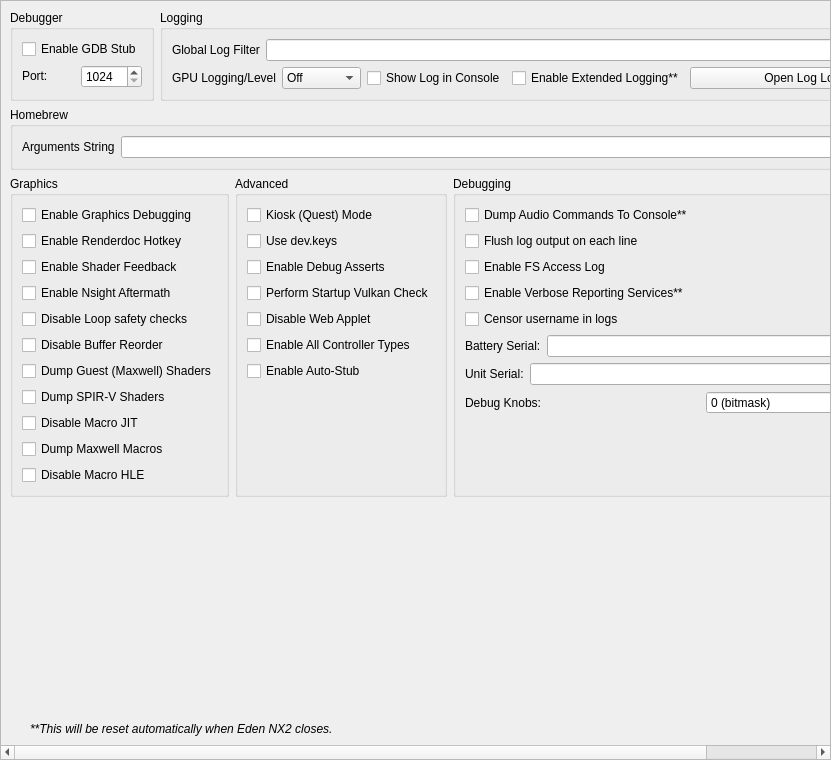
<?xml version="1.0" encoding="UTF-8"?>
<ui version="4.0">
 <class>ConfigureDebug</class>
 <widget class="QScrollArea" name="ConfigureDebug">
  <property name="geometry">
   <rect>
    <x>0</x>
    <y>0</y>
    <width>831</width>
    <height>760</height>
   </rect>
  </property>
  <property name="widgetResizable">
   <bool>true</bool>
  </property>
  <widget class="QWidget" name="widget">
   <property name="geometry">
    <rect>
     <x>0</x>
     <y>0</y>
     <width>829</width>
     <height>758</height>
    </rect>
   </property>
   <layout class="QVBoxLayout" name="verticalLayout_1">
    <item>
     <layout class="QHBoxLayout" name="horizontalLayout">
      <property name="topMargin">
       <number>0</number>
      </property>
      <item>
       <widget class="QGroupBox" name="groupBox">
        <property name="sizePolicy">
         <sizepolicy hsizetype="Preferred" vsizetype="Preferred">
          <horstretch>0</horstretch>
          <verstretch>0</verstretch>
         </sizepolicy>
        </property>
        <property name="title">
         <string>Debugger</string>
        </property>
        <property name="alignment">
         <set>Qt::AlignmentFlag::AlignLeading|Qt::AlignmentFlag::AlignLeft|Qt::AlignmentFlag::AlignTop</set>
        </property>
        <property name="flat">
         <bool>false</bool>
        </property>
        <property name="checkable">
         <bool>false</bool>
        </property>
        <layout class="QVBoxLayout" name="verticalLayout_3">
         <item>
          <widget class="QWidget" name="debug_widget" native="true">
           <property name="sizePolicy">
            <sizepolicy hsizetype="Preferred" vsizetype="Maximum">
             <horstretch>0</horstretch>
             <verstretch>0</verstretch>
            </sizepolicy>
           </property>
           <layout class="QVBoxLayout" name="verticalLayout">
            <property name="sizeConstraint">
             <enum>QLayout::SizeConstraint::SetDefaultConstraint</enum>
            </property>
            <property name="leftMargin">
             <number>0</number>
            </property>
            <property name="topMargin">
             <number>0</number>
            </property>
            <property name="rightMargin">
             <number>0</number>
            </property>
            <property name="bottomMargin">
             <number>0</number>
            </property>
            <item>
             <widget class="QCheckBox" name="toggle_gdbstub">
              <property name="sizePolicy">
               <sizepolicy hsizetype="Maximum" vsizetype="Maximum">
                <horstretch>0</horstretch>
                <verstretch>0</verstretch>
               </sizepolicy>
              </property>
              <property name="text">
               <string>Enable GDB Stub</string>
              </property>
             </widget>
            </item>
            <item>
             <widget class="QWidget" name="horizontalWidget_3" native="true">
              <property name="sizePolicy">
               <sizepolicy hsizetype="Preferred" vsizetype="Maximum">
                <horstretch>0</horstretch>
                <verstretch>0</verstretch>
               </sizepolicy>
              </property>
              <layout class="QHBoxLayout" name="horizontalLayout_3">
               <property name="leftMargin">
                <number>0</number>
               </property>
               <property name="topMargin">
                <number>0</number>
               </property>
               <property name="rightMargin">
                <number>0</number>
               </property>
               <property name="bottomMargin">
                <number>0</number>
               </property>
               <item>
                <widget class="QLabel" name="label_11">
                 <property name="sizePolicy">
                  <sizepolicy hsizetype="Minimum" vsizetype="Maximum">
                   <horstretch>0</horstretch>
                   <verstretch>0</verstretch>
                  </sizepolicy>
                 </property>
                 <property name="text">
                  <string>Port:</string>
                 </property>
                </widget>
               </item>
               <item>
                <widget class="QSpinBox" name="gdbport_spinbox">
                 <property name="sizePolicy">
                  <sizepolicy hsizetype="Preferred" vsizetype="Maximum">
                   <horstretch>0</horstretch>
                   <verstretch>0</verstretch>
                  </sizepolicy>
                 </property>
                 <property name="minimum">
                  <number>1024</number>
                 </property>
                 <property name="maximum">
                  <number>65535</number>
                 </property>
                </widget>
               </item>
              </layout>
             </widget>
            </item>
           </layout>
          </widget>
         </item>
        </layout>
       </widget>
      </item>
      <item>
       <widget class="QGroupBox" name="groupBox_2">
        <property name="sizePolicy">
         <sizepolicy hsizetype="Expanding" vsizetype="Preferred">
          <horstretch>0</horstretch>
          <verstretch>0</verstretch>
         </sizepolicy>
        </property>
        <property name="title">
         <string>Logging</string>
        </property>
        <layout class="QGridLayout" name="gridLayout_1">
         <item row="0" column="0" colspan="4">
          <widget class="QWidget" name="logging_widget" native="true">
           <property name="sizePolicy">
            <sizepolicy hsizetype="Preferred" vsizetype="Maximum">
             <horstretch>0</horstretch>
             <verstretch>0</verstretch>
            </sizepolicy>
           </property>
           <layout class="QHBoxLayout" name="horizontalLayout_1">
            <property name="leftMargin">
             <number>0</number>
            </property>
            <property name="topMargin">
             <number>0</number>
            </property>
            <property name="rightMargin">
             <number>0</number>
            </property>
            <property name="bottomMargin">
             <number>0</number>
            </property>
            <item>
             <widget class="QLabel" name="label_1">
              <property name="sizePolicy">
               <sizepolicy hsizetype="Preferred" vsizetype="Preferred">
                <horstretch>0</horstretch>
                <verstretch>0</verstretch>
               </sizepolicy>
              </property>
              <property name="text">
               <string>Global Log Filter</string>
              </property>
             </widget>
            </item>
            <item>
             <widget class="QLineEdit" name="log_filter_edit"/>
            </item>
           </layout>
          </widget>
         </item>
         <item row="1" column="0">
          <widget class="QWidget" name="gpu_log_level_widget" native="true">
           <property name="sizePolicy">
            <sizepolicy hsizetype="Preferred" vsizetype="Maximum">
             <horstretch>0</horstretch>
             <verstretch>0</verstretch>
            </sizepolicy>
           </property>
           <layout class="QHBoxLayout" name="gpu_log_level_layout">
            <property name="leftMargin">
             <number>0</number>
            </property>
            <property name="topMargin">
             <number>0</number>
            </property>
            <property name="rightMargin">
             <number>0</number>
            </property>
            <property name="bottomMargin">
             <number>0</number>
            </property>
            <item>
             <widget class="QLabel" name="gpu_log_level_label">
              <property name="text">
               <string>GPU Logging/Level</string>
              </property>
             </widget>
            </item>
            <item>
             <widget class="QComboBox" name="gpu_log_level">
              <property name="toolTip">
               <string>Detail level for GPU logs. Off disables logging entirely.</string>
              </property>
              <item>
               <property name="text">
                <string>Off</string>
               </property>
              </item>
              <item>
               <property name="text">
                <string>Errors</string>
               </property>
              </item>
              <item>
               <property name="text">
                <string>Standard</string>
               </property>
              </item>
              <item>
               <property name="text">
                <string>Verbose</string>
               </property>
              </item>
              <item>
               <property name="text">
                <string>All</string>
               </property>
              </item>
             </widget>
            </item>
           </layout>
          </widget>
         </item>
         <item row="1" column="1">
          <widget class="QCheckBox" name="toggle_console">
           <property name="text">
            <string>Show Log in Console</string>
           </property>
          </widget>
         </item>
         <item row="1" column="2">
          <widget class="QCheckBox" name="extended_logging">
           <property name="enabled">
            <bool>true</bool>
           </property>
           <property name="toolTip">
            <string>When checked, the max size of the log increases from 100 MB to 1 GB</string>
           </property>
           <property name="text">
            <string>Enable Extended Logging**</string>
           </property>
          </widget>
         </item>
         <item row="1" column="3">
          <widget class="QPushButton" name="open_log_button">
           <property name="sizePolicy">
            <sizepolicy hsizetype="Expanding" vsizetype="Maximum">
             <horstretch>1</horstretch>
             <verstretch>0</verstretch>
            </sizepolicy>
           </property>
           <property name="minimumSize">
            <size>
             <width>250</width>
             <height>0</height>
            </size>
           </property>
           <property name="text">
            <string>Open Log Location</string>
           </property>
          </widget>
         </item>
        </layout>
       </widget>
      </item>
     </layout>
    </item>
    <item>
     <widget class="QGroupBox" name="groupBox_3">
      <property name="title">
       <string>Homebrew</string>
      </property>
      <layout class="QVBoxLayout" name="verticalLayout_5">
       <item>
        <layout class="QHBoxLayout" name="horizontalLayout_4">
         <item>
          <widget class="QLabel" name="label_3">
           <property name="text">
            <string>Arguments String</string>
           </property>
          </widget>
         </item>
         <item>
          <widget class="QLineEdit" name="homebrew_args_edit"/>
         </item>
        </layout>
       </item>
      </layout>
     </widget>
    </item>
    <item>
     <layout class="QHBoxLayout" name="horizontalLayout_2">
      <item>
       <widget class="QGroupBox" name="groupBox_4">
        <property name="title">
         <string>Graphics</string>
        </property>
        <layout class="QGridLayout" name="gridLayout_2">
         <item row="4" column="0">
          <widget class="QCheckBox" name="disable_loop_safety_checks">
           <property name="toolTip">
            <string>When checked, it executes shaders without loop logic changes</string>
           </property>
           <property name="text">
            <string>Disable Loop safety checks</string>
           </property>
          </widget>
         </item>
         <item row="9" column="0">
          <widget class="QCheckBox" name="dump_macros">
           <property name="enabled">
            <bool>true</bool>
           </property>
           <property name="toolTip">
            <string>When checked, it will dump all the macro programs of the GPU</string>
           </property>
           <property name="text">
            <string>Dump Maxwell Macros</string>
           </property>
          </widget>
         </item>
         <item row="3" column="0">
          <widget class="QCheckBox" name="enable_nsight_aftermath">
           <property name="toolTip">
            <string>When checked, it enables Nsight Aftermath crash dumps</string>
           </property>
           <property name="text">
            <string>Enable Nsight Aftermath</string>
           </property>
          </widget>
         </item>
         <item row="6" column="0">
          <widget class="QCheckBox" name="dump_guest_shaders">
           <property name="enabled">
            <bool>true</bool>
           </property>
           <property name="toolTip">
            <string>When checked, it will dump original Maxwell guest shader bytecode (the input to the recompiler) as .ash files under DumpDir/shaders/. Useful for inspection with nvdisasm.</string>
           </property>
           <property name="text">
            <string>Dump Guest (Maxwell) Shaders</string>
           </property>
          </widget>
         </item>
         <item row="1" column="0">
          <widget class="QCheckBox" name="enable_renderdoc_hotkey">
           <property name="text">
            <string>Enable Renderdoc Hotkey</string>
           </property>
          </widget>
         </item>
         <item row="8" column="0">
          <widget class="QCheckBox" name="disable_macro_jit">
           <property name="enabled">
            <bool>true</bool>
           </property>
           <property name="toolTip">
            <string>When checked, it disables the macro Just In Time compiler. Enabling this makes games run slower</string>
           </property>
           <property name="text">
            <string>Disable Macro JIT</string>
           </property>
          </widget>
         </item>
         <item row="10" column="0">
          <widget class="QCheckBox" name="disable_macro_hle">
           <property name="enabled">
            <bool>true</bool>
           </property>
           <property name="toolTip">
            <string>When checked, it disables the macro HLE functions. Enabling this makes games run slower</string>
           </property>
           <property name="text">
            <string>Disable Macro HLE</string>
           </property>
          </widget>
         </item>
         <item row="0" column="0">
          <widget class="QCheckBox" name="enable_graphics_debugging">
           <property name="enabled">
            <bool>true</bool>
           </property>
           <property name="toolTip">
            <string>When checked, the graphics API enters a slower debugging mode</string>
           </property>
           <property name="text">
            <string>Enable Graphics Debugging</string>
           </property>
          </widget>
         </item>
         <item row="11" column="0">
          <spacer name="verticalSpacer_5">
           <property name="orientation">
            <enum>Qt::Orientation::Vertical</enum>
           </property>
           <property name="sizeType">
            <enum>QSizePolicy::Policy::Preferred</enum>
           </property>
           <property name="sizeHint" stdset="0">
            <size>
             <width>20</width>
             <height>0</height>
            </size>
           </property>
          </spacer>
         </item>
         <item row="2" column="0">
          <widget class="QCheckBox" name="enable_shader_feedback">
           <property name="toolTip">
            <string>When checked, yuzu will log statistics about the compiled pipeline cache</string>
           </property>
           <property name="text">
            <string>Enable Shader Feedback</string>
           </property>
          </widget>
         </item>
         <item row="5" column="0">
          <widget class="QCheckBox" name="disable_buffer_reorder">
           <property name="toolTip">
            <string>&lt;html&gt;&lt;head/&gt;&lt;body&gt;&lt;p&gt;When checked, disables reordering of mapped memory uploads which allows to associate uploads with specific draws. May reduce performance in some cases.&lt;/p&gt;&lt;/body&gt;&lt;/html&gt;</string>
           </property>
           <property name="text">
            <string>Disable Buffer Reorder</string>
           </property>
          </widget>
         </item>
         <item row="7" column="0">
          <widget class="QCheckBox" name="gpu_log_shader_dumps">
           <property name="toolTip">
            <string>When checked, it will dump the recompiler's output SPIR-V binaries (.spv) under LogDir/shaders/. Inspect via SPIRV-Tools (spirv-dis / spirv-cross / spirv-val) or RenderDoc.</string>
           </property>
           <property name="text">
            <string>Dump SPIR-V Shaders</string>
           </property>
          </widget>
         </item>
        </layout>
       </widget>
      </item>
      <item>
       <widget class="QGroupBox" name="groupBox_6">
        <property name="title">
         <string>Advanced</string>
        </property>
        <layout class="QGridLayout" name="gridLayout_4">
         <item row="3" column="0">
          <widget class="QCheckBox" name="perform_vulkan_check">
           <property name="toolTip">
            <string>Enables yuzu to check for a working Vulkan environment when the program starts up. Disable this if this is causing issues with external programs seeing yuzu.</string>
           </property>
           <property name="text">
            <string>Perform Startup Vulkan Check</string>
           </property>
          </widget>
         </item>
         <item row="4" column="0">
          <widget class="QCheckBox" name="disable_web_applet">
           <property name="text">
            <string>Disable Web Applet</string>
           </property>
          </widget>
         </item>
         <item row="5" column="0">
          <widget class="QCheckBox" name="enable_all_controllers">
           <property name="text">
            <string>Enable All Controller Types</string>
           </property>
          </widget>
         </item>
         <item row="6" column="0">
          <widget class="QCheckBox" name="use_auto_stub">
           <property name="text">
            <string>Enable Auto-Stub</string>
           </property>
          </widget>
         </item>
         <item row="0" column="0">
          <widget class="QCheckBox" name="quest_flag">
           <property name="text">
            <string>Kiosk (Quest) Mode</string>
           </property>
          </widget>
         </item>
         <item row="1" column="0">
          <widget class="QCheckBox" name="use_dev_keys">
           <property name="text">
            <string>Use dev.keys</string>
           </property>
          </widget>
         </item>
         <item row="2" column="0">
          <widget class="QCheckBox" name="use_debug_asserts">
           <property name="text">
            <string>Enable Debug Asserts</string>
           </property>
          </widget>
         </item>
         <item row="7" column="0">
          <spacer name="verticalSpacer_4">
           <property name="orientation">
            <enum>Qt::Orientation::Vertical</enum>
           </property>
           <property name="sizeType">
            <enum>QSizePolicy::Policy::Expanding</enum>
           </property>
           <property name="sizeHint" stdset="0">
            <size>
             <width>20</width>
             <height>0</height>
            </size>
           </property>
          </spacer>
         </item>
        </layout>
       </widget>
      </item>
      <item>
       <widget class="QGroupBox" name="groupBox_5">
        <property name="title">
         <string>Debugging</string>
        </property>
        <layout class="QGridLayout" name="gridLayout_3">
         <item row="6" column="0">
          <widget class="QWidget" name="serial_battery_widget" native="true">
           <property name="sizePolicy">
            <sizepolicy hsizetype="Preferred" vsizetype="Maximum">
             <horstretch>0</horstretch>
             <verstretch>0</verstretch>
            </sizepolicy>
           </property>
           <layout class="QHBoxLayout" name="horizontalLayout_11">
            <property name="leftMargin">
             <number>0</number>
            </property>
            <property name="topMargin">
             <number>0</number>
            </property>
            <property name="rightMargin">
             <number>0</number>
            </property>
            <property name="bottomMargin">
             <number>0</number>
            </property>
            <item>
             <widget class="QLabel" name="label_12">
              <property name="sizePolicy">
               <sizepolicy hsizetype="Preferred" vsizetype="Preferred">
                <horstretch>0</horstretch>
                <verstretch>0</verstretch>
               </sizepolicy>
              </property>
              <property name="text">
               <string>Battery Serial:</string>
              </property>
             </widget>
            </item>
            <item>
             <widget class="QLineEdit" name="serial_battery_edit"/>
            </item>
           </layout>
          </widget>
         </item>
         <item row="8" column="0">
          <widget class="QWidget" name="debug_knobs_widget" native="true">
           <property name="sizePolicy">
            <sizepolicy hsizetype="Preferred" vsizetype="Maximum">
             <horstretch>0</horstretch>
             <verstretch>0</verstretch>
            </sizepolicy>
           </property>
           <layout class="QHBoxLayout" name="horizontalLayout_debug_knobs">
            <property name="leftMargin">
             <number>0</number>
            </property>
            <property name="topMargin">
             <number>0</number>
            </property>
            <property name="rightMargin">
             <number>0</number>
            </property>
            <property name="bottomMargin">
             <number>0</number>
            </property>
            <item>
             <widget class="QLabel" name="label_debug_knobs">
              <property name="sizePolicy">
               <sizepolicy hsizetype="Preferred" vsizetype="Preferred">
                <horstretch>0</horstretch>
                <verstretch>0</verstretch>
               </sizepolicy>
              </property>
              <property name="text">
               <string>Debug Knobs:</string>
              </property>
             </widget>
            </item>
            <item>
             <widget class="QSpinBox" name="debug_knobs_spinbox">
              <property name="minimum">
               <number>0</number>
              </property>
              <property name="maximum">
               <number>65535</number>
              </property>
              <property name="toolTip">
               <string>Bitmask for quick development toggles</string>
              </property>
              <property name="statusTip">
               <string>Set debug knobs (bitmask)</string>
              </property>
              <property name="whatsThis">
               <string>16-bit debug knob set for quick development toggles</string>
              </property>
              <property name="suffix">
               <string> (bitmask)</string>
              </property>
             </widget>
            </item>
           </layout>
          </widget>
         </item>
         <item row="7" column="0">
          <widget class="QWidget" name="serial_board_widget" native="true">
           <property name="sizePolicy">
            <sizepolicy hsizetype="Preferred" vsizetype="Maximum">
             <horstretch>0</horstretch>
             <verstretch>0</verstretch>
            </sizepolicy>
           </property>
           <layout class="QHBoxLayout" name="horizontalLayout_12">
            <property name="leftMargin">
             <number>0</number>
            </property>
            <property name="topMargin">
             <number>0</number>
            </property>
            <property name="rightMargin">
             <number>0</number>
            </property>
            <property name="bottomMargin">
             <number>0</number>
            </property>
            <item>
             <widget class="QLabel" name="label_13">
              <property name="sizePolicy">
               <sizepolicy hsizetype="Preferred" vsizetype="Preferred">
                <horstretch>0</horstretch>
                <verstretch>0</verstretch>
               </sizepolicy>
              </property>
              <property name="text">
               <string>Unit Serial:</string>
              </property>
             </widget>
            </item>
            <item>
             <widget class="QLineEdit" name="serial_board_edit"/>
            </item>
           </layout>
          </widget>
         </item>
         <item row="20" column="0">
          <spacer name="verticalSpacer_3">
           <property name="orientation">
            <enum>Qt::Orientation::Vertical</enum>
           </property>
           <property name="sizeType">
            <enum>QSizePolicy::Policy::Expanding</enum>
           </property>
           <property name="sizeHint" stdset="0">
            <size>
             <width>20</width>
             <height>0</height>
            </size>
           </property>
          </spacer>
         </item>
         <item row="1" column="0">
          <widget class="QCheckBox" name="dump_audio_commands">
           <property name="toolTip">
            <string>Enable this to output the latest generated audio command list to the console. Only affects games using the audio renderer.</string>
           </property>
           <property name="text">
            <string>Dump Audio Commands To Console**</string>
           </property>
          </widget>
         </item>
         <item row="2" column="0">
          <widget class="QCheckBox" name="flush_line">
           <property name="text">
            <string>Flush log output on each line</string>
           </property>
          </widget>
         </item>
         <item row="3" column="0">
          <widget class="QCheckBox" name="fs_access_log">
           <property name="text">
            <string>Enable FS Access Log</string>
           </property>
          </widget>
         </item>
         <item row="4" column="0">
          <widget class="QCheckBox" name="reporting_services">
           <property name="text">
            <string>Enable Verbose Reporting Services**</string>
           </property>
          </widget>
         </item>
         <item row="5" column="0">
          <widget class="QCheckBox" name="censor_username">
           <property name="text">
            <string>Censor username in logs</string>
           </property>
          </widget>
         </item>
        </layout>
       </widget>
      </item>
     </layout>
    </item>
    <item>
     <spacer name="verticalSpacer">
      <property name="orientation">
       <enum>Qt::Orientation::Vertical</enum>
      </property>
      <property name="sizeHint" stdset="0">
       <size>
        <width>20</width>
        <height>0</height>
       </size>
      </property>
     </spacer>
    </item>
    <item>
     <widget class="QLabel" name="label_5">
      <property name="sizePolicy">
       <sizepolicy hsizetype="Expanding" vsizetype="Preferred">
        <horstretch>0</horstretch>
        <verstretch>0</verstretch>
       </sizepolicy>
      </property>
      <property name="font">
       <font>
        <italic>true</italic>
       </font>
      </property>
      <property name="text">
    <string>**This will be reset automatically when Eden NX2 closes.</string>
      </property>
      <property name="indent">
       <number>20</number>
      </property>
     </widget>
    </item>
   </layout>
  </widget>
 </widget>
 <tabstops>
  <tabstop>log_filter_edit</tabstop>
  <tabstop>toggle_console</tabstop>
  <tabstop>extended_logging</tabstop>
  <tabstop>open_log_button</tabstop>
  <tabstop>homebrew_args_edit</tabstop>
  <tabstop>enable_graphics_debugging</tabstop>
  <tabstop>enable_shader_feedback</tabstop>
  <tabstop>enable_nsight_aftermath</tabstop>
  <tabstop>fs_access_log</tabstop>
  <tabstop>reporting_services</tabstop>
  <tabstop>quest_flag</tabstop>
  <tabstop>use_debug_asserts</tabstop>
 </tabstops>
 <resources/>
 <connections/>
</ui>
